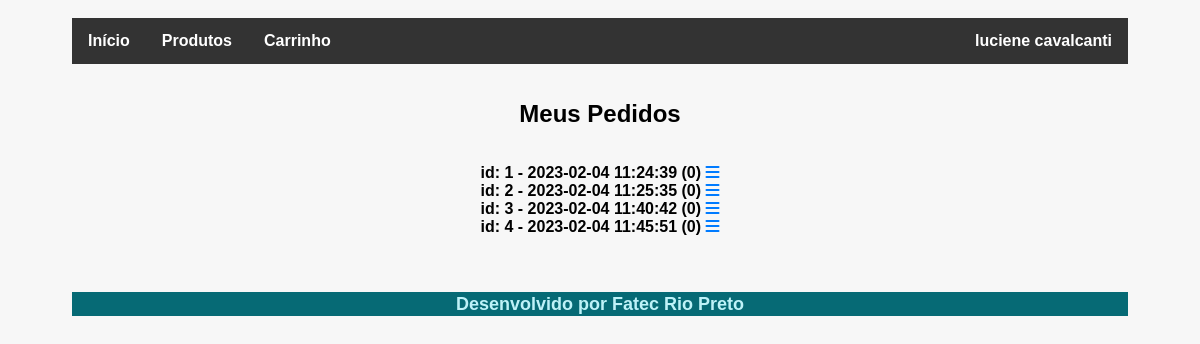
Screenshot of /main/pedidos.php (signed in) with the database file from the repository.
### tables this page shows
CREATE TABLE `pedidos` (
  `id` int(11) NOT NULL,
  `data` datetime NOT NULL,
  `idPessoa` int(11) NOT NULL,
  `status` int(11) NOT NULL
);

### main/pedidos.php (the view)
<?php
    require_once "topo.php";
    if (isset($_SESSION['idUsuario'])) {
        echo "<h2>Meus Pedidos</h2><br><br>";
        require_once "conexao.php";
        $sql = "SELECT * from pedidos where idPessoa=".$_SESSION['idUsuario'];
        $resultado = $conexao->query($sql);
        $dados = $resultado->fetchAll(PDO::FETCH_ASSOC);
        foreach ($dados as $linha) {
            echo "<p>id: $linha[id] -
            $linha[data] ($linha[status])
            <a href='verpedido.php?id=$linha[id]&data=$linha[data]
            &status=$linha[status]'>
            <i class='fas fa-bars'></i>
            </a>
            </p>";
        }
    }else
    echo "<p>Você não tem permissão
    para executar esta ação.</p>";
    require_once "rodape.php";
?>

### main/estilos.css (style rules this page uses)
* { margin:0; padding:0; font-family: Arial,sans-serif; }
body { min-height: 560px; flex-direction: column; font-weight: bold; text-align: center; display: block; position:absolute; height:570px; top: 0px; width: 88%; padding: 18px 6% 60px 6%; margin: 0 0 35px 0; background: rgb(247, 247, 247); }
a { color: #007bff; text-decoration: none; background-color: transparent; -webkit-text-decoration-skip: objects; }

### rows the page displays
pedidos: id "1", data "2023-02-04 11:24:39", status "0"
pedidos: id "2", data "2023-02-04 11:25:35", status "0"
pedidos: id "3", data "2023-02-04 11:40:42", status "0"
pedidos: id "4", data "2023-02-04 11:45:51", status "0"

### other values shown
$_SESSION['nomeUsuario'] "luciene cavalcanti"
